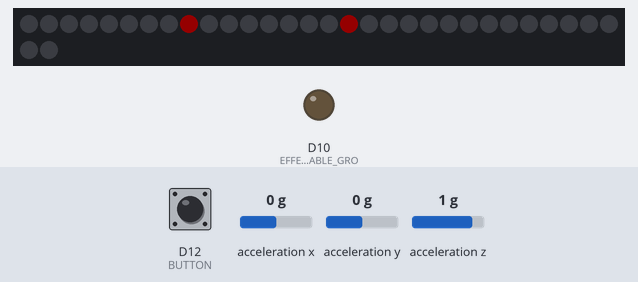
Simulated run of this sketch. Board: Arduino Nano 33 IoT. Parts: 32 RGB LEDs in strip order, left to right, continuing on the next row, output pins drawn as LEDs (lit = HIGH). Inputs (shaded band) come from the test bench; at power-on: acceleration x 0 g, acceleration y 0 g, D12 (BUTTON) HIGH, acceleration z 1 g. Dim RGB values are drawn brighter than linear; what the sketch prints to the serial monitor is not drawn.

Above: at 1.2 s.
1.3 s: acceleration x set to -1.4 g
At 1.9 s:
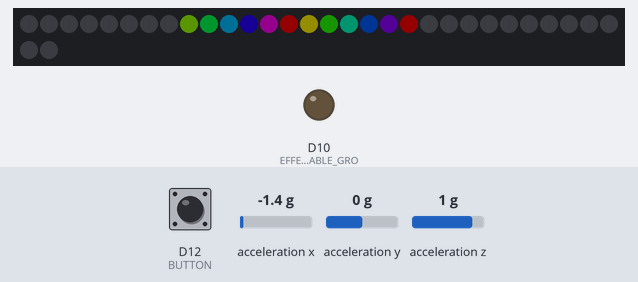
Timing chart, 0 to 2.2 s (numbered marks = the images above; inputs shaded):
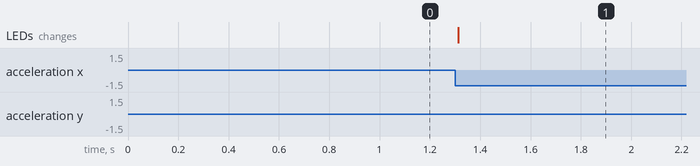

Measured:
- after the input at 1.3 s, the LEDs: change at once (image 1)

The sketch:

gforce_code.ino
```cpp
#include <Arduino_LSM6DS3.h>   // lib for inertial measuerment unit built into arduino iot 33 board
#include <Adafruit_NeoPixel.h> //lib for led strip

#define PIN  2     //pin the rgb strip is connected to
#define NumPixel 32 //  4 pairs of 8led strips
Adafruit_NeoPixel strip = Adafruit_NeoPixel(NumPixel, PIN, NEO_GRB + NEO_KHZ800);
void setup()
{
  // put your setup code here, to run once:
  strip.begin();
  strip.setBrightness(20);
  strip.show();

  pinMode(12, INPUT_PULLUP); //BUTTON
  pinMode(10, OUTPUT);       // EFFECTIVLY SWITCHABLE GROUND
  digitalWrite(10, LOW);     //GROUND THE BUTON

  Serial.begin(9600);
  //while (!Serial);

  if (!IMU.begin())
  {
    Serial.println("Failed to initialize IMU!");
    while (1);

  }
}

float fxcur, fycur, fzcur, fxzero, fyzero, fzzero, fxcal, fycal, fzcal; // float varibles to hold accelorometer data

void loop()
{
  smoothData();
  if (digitalRead(12) == 0) //cal button
    calibration();

  offsetCorrection();
  lit();

}

float smoothData()
{
  float x, y, z; // temporary varibles to hold data for averaging/smoothing data
  float sumx = 0, sumy = 0 ;
  float avex = 0, avey = 0;
  int smoothSize = 8; //bigger the num the stronger the effect and slower the calculation

  for (int i = 0; i < smoothSize; i++)
  {
    while (IMU.accelerationAvailable() == 0)
    {
      //Serial.println("waiting for data ");
    }
    IMU.readAcceleration(x, y, z);
    sumx = sumx + x;
    sumy = sumy + y;
  }

  fxcur = sumx / (float)smoothSize;
  fycur = sumy / (float)smoothSize;
  Serial.println("fxcur ");
  Serial.println(fxcur);
  Serial.println("fycur ");
  Serial.println(fycur);
}

void calibration() //after this function is called we have calibrated values to work with
{
  //Serial.println("button pressed zeroing sensor");
  IMU.readAcceleration(fxzero, fyzero, fzzero);
}

void offsetCorrection()
{
  fxcal = fxcur - fxzero;
  fycal = fycur - fyzero;
  //if fxcal > 1 , fxcal = 1
  Serial.println("fxcal ");
  Serial.println(fxcal);
  Serial.println("fycal ");
  Serial.println(fycal);
}

void lit()
{
  strip.fill(strip.Color(0,0,0),0,0); //erase strip
  if (fycal > 0) //leds [0-7]
  {
    //need to think how to select within range
    for(int yptmp = 0 ; yptmp < (int)(fycal*8); yptmp++)
    {
      strip.setPixelColor(yptmp,strip.ColorHSV(10000*yptmp+1000,255,255));
    }
    strip.setPixelColor((int)(fycal*8),255,0,0);
    Serial.println("posistion y+ ");
    Serial.println((fycal*8));
  }
  else //leds [16-23]
  {
    for(int yptmp = 16 ; yptmp < (int)(-fycal*8)+16; yptmp++)
    {
      strip.setPixelColor(yptmp,strip.ColorHSV(10000*yptmp+1000,255,255));
    }
    strip.setPixelColor((int)(-fycal*8)+16,255,0,0);
    Serial.println("posistion y- ");
    Serial.println((-fycal*8)+16);
  }

  if (fxcal > 0) //leds[24-31]
  {
     for(int xptmp = 24 ; xptmp < (int)(fxcal*8)+24; xptmp++)
    {
      strip.setPixelColor(xptmp,strip.ColorHSV(10000*xptmp+1000,255,255));
    }
    strip.setPixelColor((int)(fxcal*8)+24,255,0,0);
    Serial.println("posistion x+ ");
    Serial.println((fxcal*8)+8);

  }
  else //leds[8-15]
  {
    for(int xptmp = 8 ; xptmp < (int)(-fxcal*8)+8 ; xptmp++)
    {
      strip.setPixelColor(xptmp,strip.ColorHSV(10000*xptmp+1000,255,255));
    }
    strip.setPixelColor((int)(-fxcal*8)+8,255,0,0);
    Serial.println("posistion x- ");
    Serial.println((-fxcal*8)+25);
  }
  Serial.println("\n \n sending values to display ");
  strip.show();
}
```
